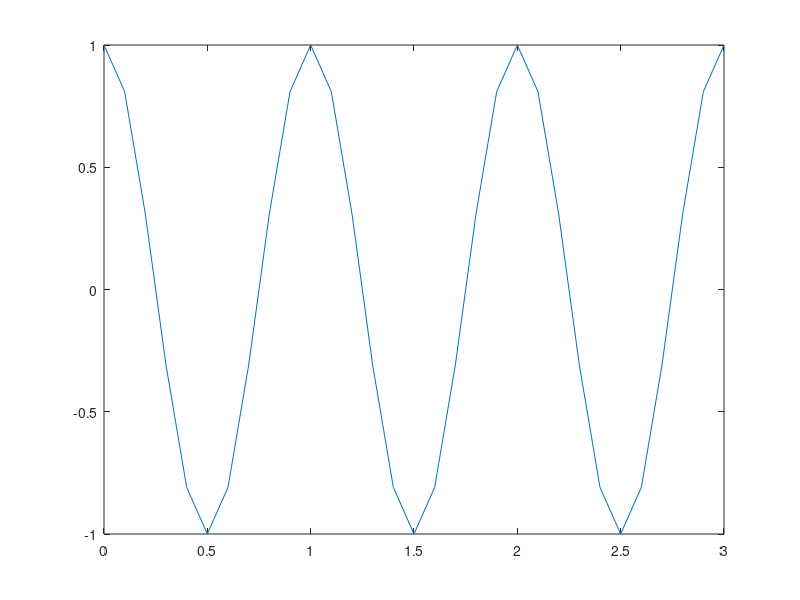
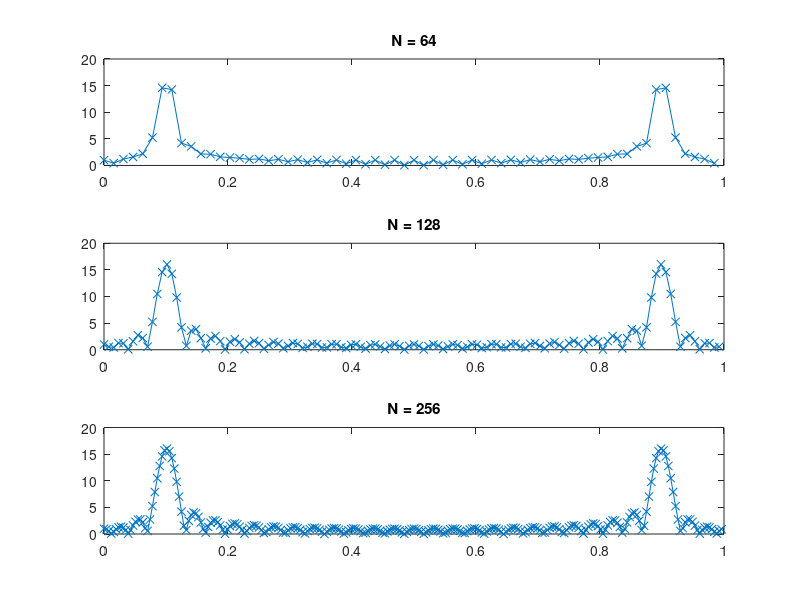
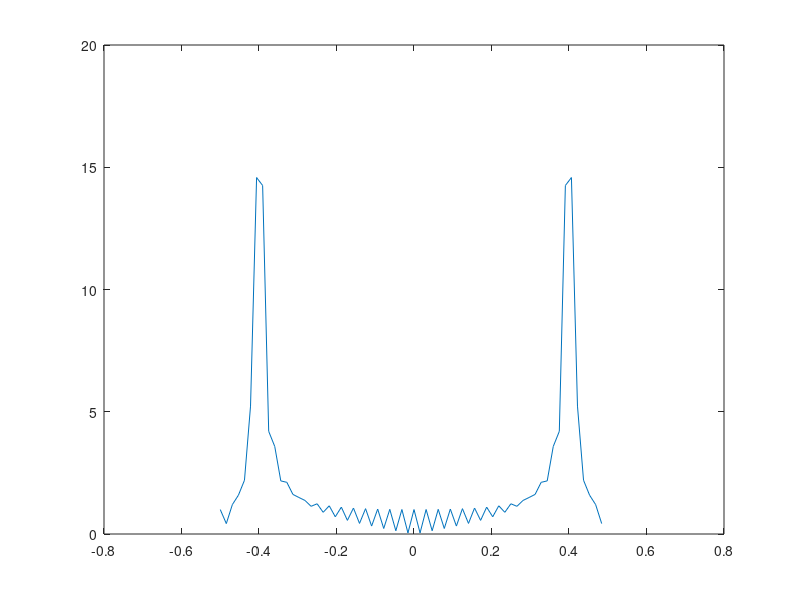

Here is the MATLAB script that generated these plots, in order:
clear all; close all;
f = 1;
Fs = 10;
Ts = 1/Fs;
tmin = 0;
tmax = 3;

n1 = tmin/Ts;
n2 = tmax/Ts;
n = n1:n2;
x = cos(2*pi*f*Ts*n);
figure; plot(n*Ts, x);

N1 = 64;
N2 = 128;
N3 = 256;
X1 = abs(fft(x,N1));
X2 = abs(fft(x,N2));
X3 = abs(fft(x,N3));

F1 = [0 : N1 - 1]/N1;
F2 = [0 : N2 - 1]/N2;
F3 = [0 : N3 - 1]/N3;
figure;
subplot(3,1,1)
plot(F1,X1,'-x'),title('N = 64')
subplot(3,1,2)
plot(F2,X2,'-x'),title('N = 128')
subplot(3,1,3)
plot(F3,X3,'-x'),title('N = 256')

X = fftshift(X1);
F = [-N1/2:N1/2-1]/N1;
figure;
plot(F,X1)

% Nb= 1200;                   % Number of bits    
% Nbps= 6;                    % Number of bits per symbol (BPSK=1,QPSK=2,16QAM=4,64QAM=6)
% CutoffFreq= 1000000;        % CutOff Frequency of the Nyquist Filter
% RollOff= 0.3;               % Roll-Off Factor
% OSF= 2;                     % Oversampling Factor
% Tsymb= 1/(2*CutoffFreq);        % Symbol Period
% BitRate= Nbps/Tsymb;            % Bit Rate
% SymRate= 1/Tsymb;               % Symbol Rate
% Fs = 4*SymRate;                % Sampling Frequency
% 
% N = 501;                                    % N = Number of taps (ODD ONLY)
% df = Fs/N; 
% fmax = df*(N-1)/2;
% dt = 1/Fs;                                 % Delta_t
% 
% i =1;
% for f = -fmax:df:fmax
%    if(abs(f)<=CutoffFreq)
%        H(i)=1;
%    else
%        H(i)=0;
%    end
%    i=i+1;
% end
% 
% fv = -fmax:df:fmax;
% H = ifftshift(H);
% figure;
% plot(fv,H,"-b", fv,H,"b*");
% figure;
% h = ifft(H,"symmetric");
% t = (-(N-1)/2:(N-1)/2)*dt;
% plot(t,h,"-b", t,h,"*b");

